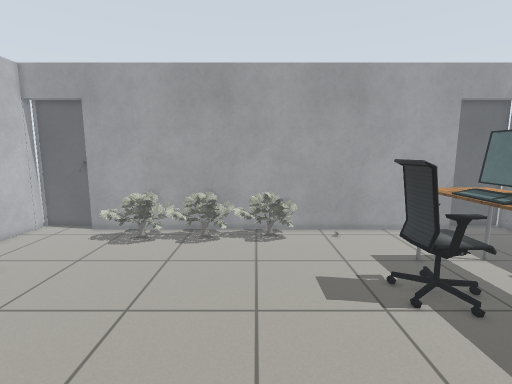
View 1 (above)

20 first-person views from a walk through a robot-simulator world made for Gazebo. The camera is 1.2 m above the floor, tilts 8° down and sees 85° across. The floor is counted in squares, 0.2 m on a side. Each view is taken from the middle of a square. On the plan, view 1 faces up. The plan holds only what a view shows up to about 20 squares ahead; the rest is blank. Gazebo's built-in surfaces are drawn with simple patterns.

View 2
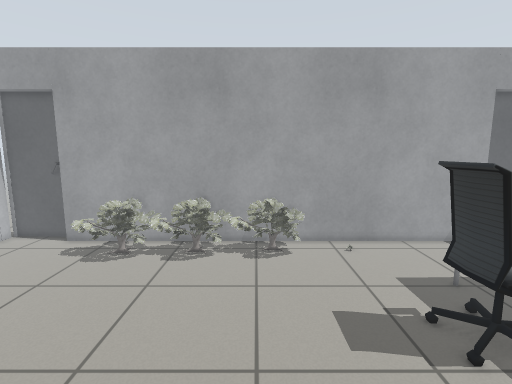

View 3
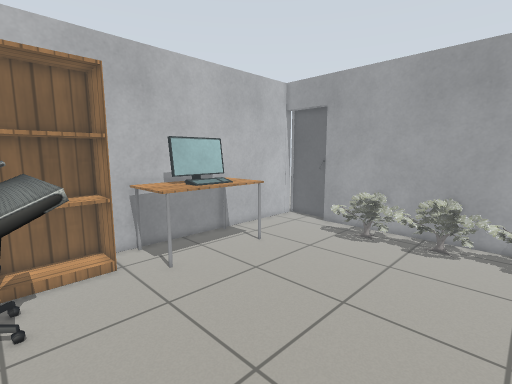

View 4
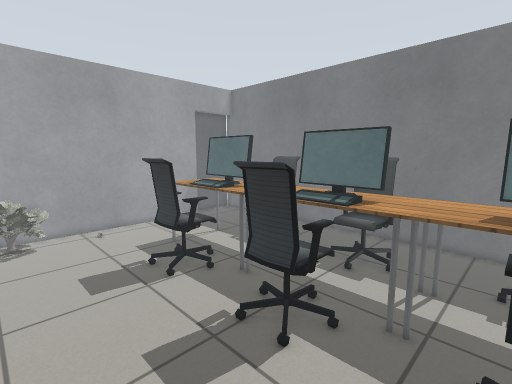

View 5
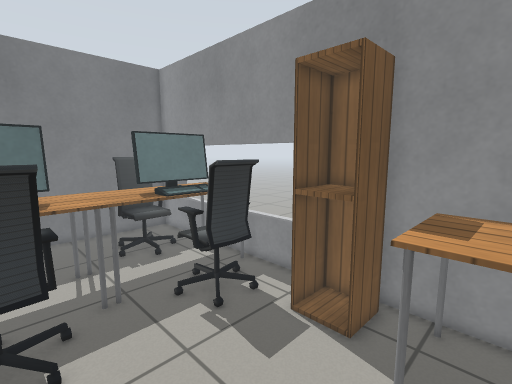

View 6
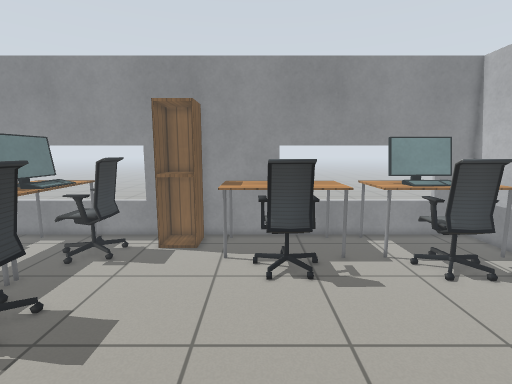

View 7
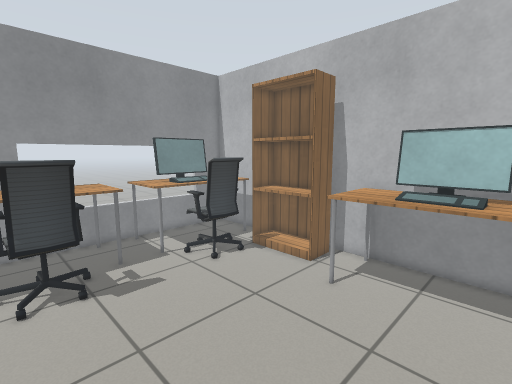

View 8
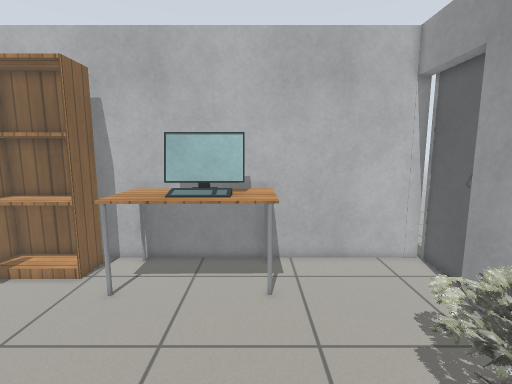

View 9
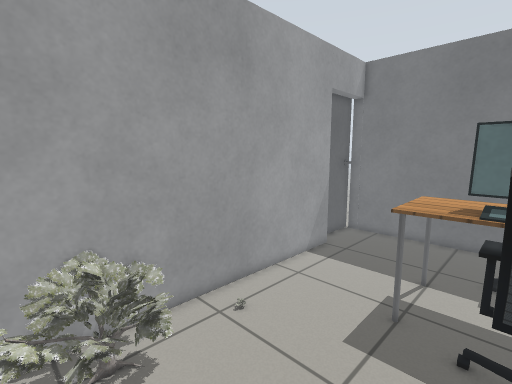

View 10
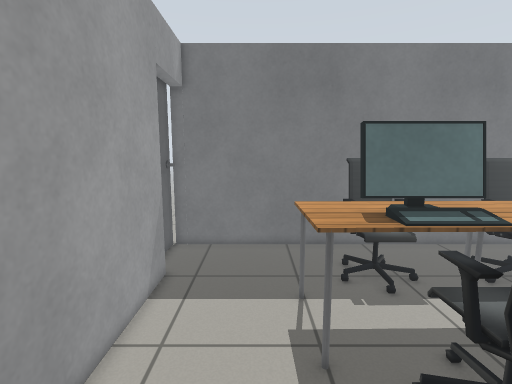

View 11
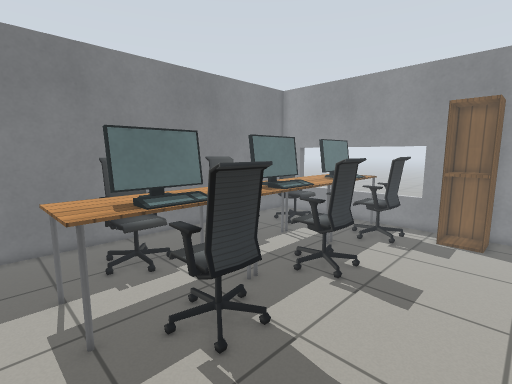

View 12
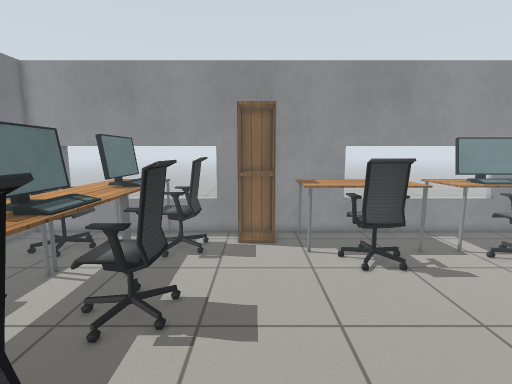

View 13
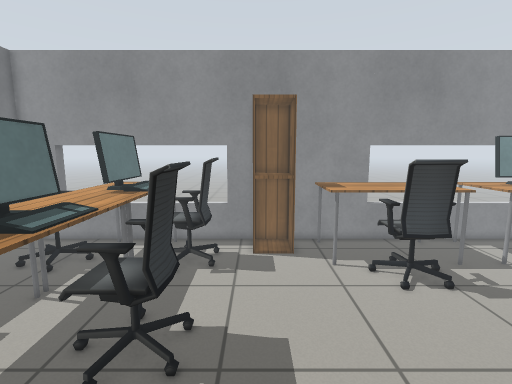

View 14
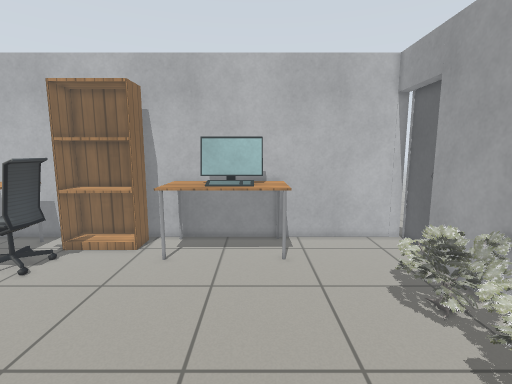

View 15
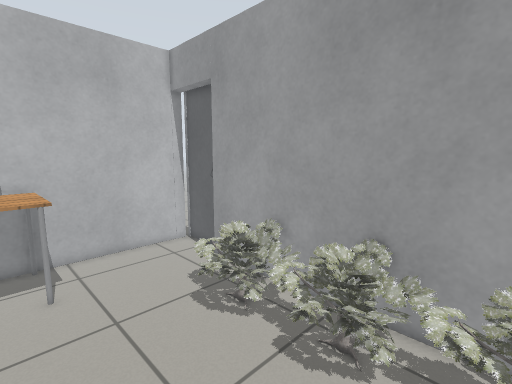

View 16
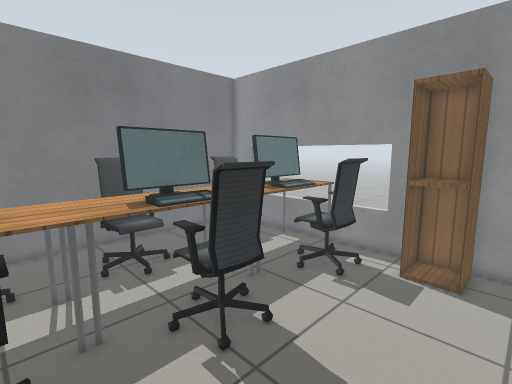

View 17
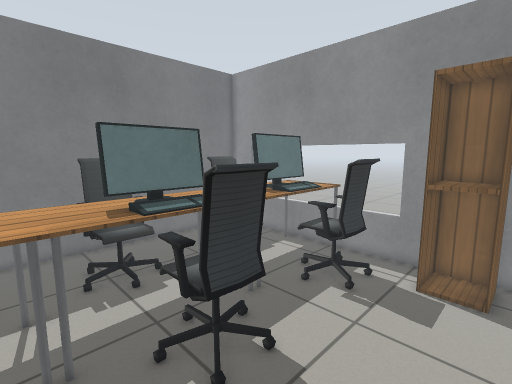

View 18
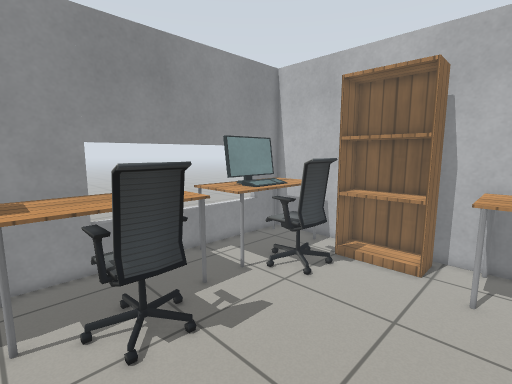

View 19
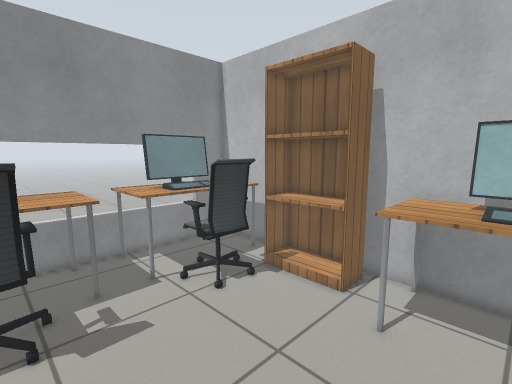

View 20
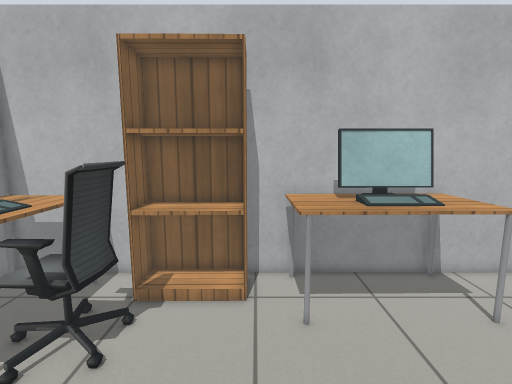

### Floor plan
Key: @ floor where view 1 was taken; # wall or solid block; x gap in a wall; . floor; D open door; = window, fence, low wall or low ledge; T oak tree; A table; M monitor; C office chair; L door leaf; B bookshelf; I cabinet; O other object.
Columns run from 18 left of view 1 to 20 right of it. Each row starts with its distance up from view 1.
 23 .LLL                              LLL
 22 xDDDLD############################DDDL#
 21 #........TTTT TTT TTTT................#
 20 #.......TTTTTTTTTTTTTT..O.............#
 19 #......TTTTTTTTTTTTTT.................#
 18 #........TTT.TTT..TTT.................#
 17 #.....................................#
 16 #.....................................#
 15 #..........................AAAAA......#
 14 #AAAAA.....................AAMAA......#
 13 #AAAAA...................CCMMMAA......#
 12 #AMMMA..................CCCCMM ACCC...#
 11 # MMMA..................CCCCMM ACCC...#
 10 # MMMA..................CCCCMMAACCC ..#
  9 #AMMMA.....................AAAAA......#
  8 #AAAAA.....................AAAAA......#
  7 #AAAAA.....................AAAAA......#
  6 #..........................AAM A.C....#
  5 #.......................CCCCMM CCCC...#
  4 #BBB....................CCCCMM CCCC...#
  3  BBB....................CCCCMM A.C....#
  2  BBB.......................AAM A......#
  1  BBB.C.....................AAAAA......#
  0  BBB.CCC.....CCC..@........AAAAA......#
 -1 # ..CCCC.....CCCC..........AAMMA......#
 -2 # A ACCC.....CCC........CCCCMM ACCC...#
 -3 # AAMMMMAA.AAAAAAAA.....CCCCMMMACCCC..#
 -4 #AAAMMMMAA.AAAAAAAA.III.CCCCMM ACCC ..#
 -5 #AAAMMMMAA.AAAAAAAA.III...C.MM A..  ..#
 -6 #AA   AAAA.AAAAAAAA.III.....A AA......
 -7 ####==========###########==#####====#
 -8     ###########         ####        #

Where each view was taken, in squares from view 1:
view 1: 0 up, 0 right, facing up
view 2: 3 up, 0 right, facing up
view 3: 0 up, 0 right, facing up-left
view 4: 2 down, 0 right, facing up-right
view 5: 4 up, 2 left, facing down-right
view 6: 13 up, 2 left, facing down
view 7: 13 up, 2 left, facing down-left
view 8: 13 up, 2 left, facing left
view 9: 12 up, 1 left, facing up-right
view 10: 17 up, 2 right, facing right
view 11: 17 up, 0 right, facing down-right
view 12: 14 up, 3 right, facing down
view 13: 12 up, 4 right, facing down
view 14: 12 up, 2 right, facing left
view 15: 12 up, 0 right, facing up-left
view 16: 10 up, 0 right, facing down-right
view 17: 9 up, 1 right, facing down-right
view 18: 8 up, 0 right, facing down-left
view 19: 10 up, 4 left, facing down-left
view 20: 5 up, 4 left, facing left
